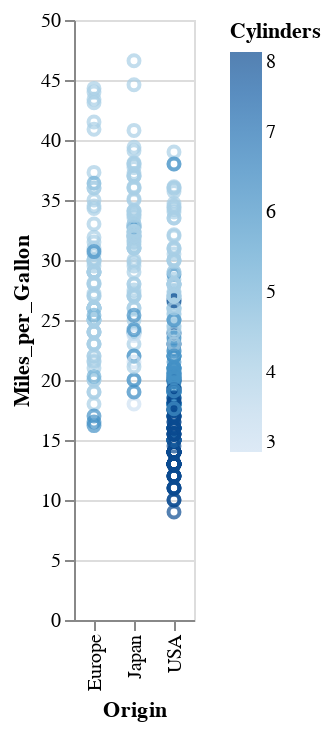

Notebook code cell kept with this figure:
### Markdown cell above
What if we want to do EDA on this dataset and put a categorical variable on the $x$ axis?

Simple:

### Code cell
alt.Chart(cars).mark_point().encode(
    x='Origin',
    y='Miles_per_Gallon',
    color='Cylinders',
).interactive()

### Figure 1 — Vega-Lite specification as saved in the notebook (floating-point values rounded to 4 significant figures; data arrays with more than 128 entries replaced by an {"elided": "..."} marker saying what was removed)
{"config": {"view": {"continuousWidth": 400, "continuousHeight": 300}}, "data": {"name": "data-f02450ab61490a1363517a0190416235"}, "mark": "point", "encoding": {"color": {"field": "Cylinders", "type": "quantitative"}, "x": {"field": "Origin", "type": "nominal"}, "y": {"field": "Miles_per_Gallon", "type": "quantitative"}}, "selection": {"selector054": {"type": "interval", "bind": "scales", "encodings": ["x", "y"]}}, "$schema": "https://vega.github.io/schema/vega-lite/v4.17.0.json", "datasets": {"data-f02450ab61490a1363517a0190416235": {"elided": "406 records"}}}
